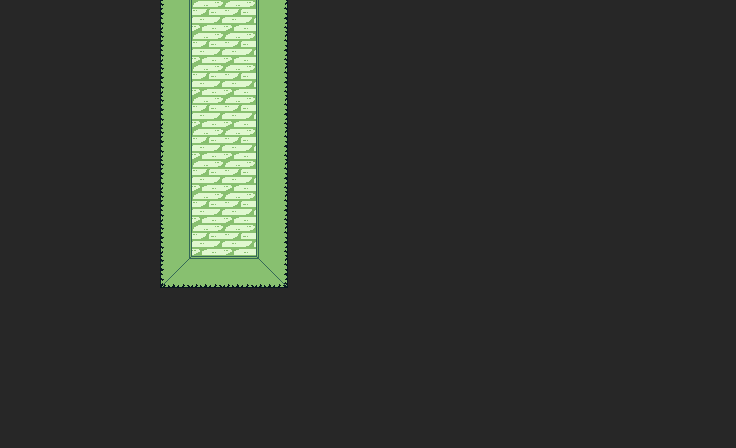

This is a level from a 2D game, rendered from its Tiled map with the project's own tilesets. A one-line summary and the complete map file follow:
An orthogonal 23x14 tile map with 32x32 px tiles, 1 tile layer (Vrstva dlaždic 1).

<map version="1.8" tiledversion="1.8.4" orientation="orthogonal" renderorder="right-down" width="23" height="14" tilewidth="32" tileheight="32" infinite="0" nextlayerid="2" nextobjectid="1">
 <tileset firstgid="1" source="../Zdi.tsx" />
 <layer id="1" name="Vrstva dlaždic 1" width="23" height="14">
  <data encoding="csv">
18,18,18,18,18,15,5,5,9,18,18,18,18,18,18,18,18,18,18,18,18,18,18,
18,18,18,18,18,15,5,5,9,18,18,18,18,18,18,18,18,18,18,18,18,18,18,
18,18,18,18,18,15,5,5,9,18,18,18,18,18,18,18,18,18,18,18,18,18,18,
18,18,18,18,18,15,5,5,9,18,18,18,18,18,18,18,18,18,18,18,18,18,18,
18,18,18,18,18,15,5,5,9,18,18,18,18,18,18,18,18,18,18,18,18,18,18,
18,18,18,18,18,15,5,5,9,18,18,18,18,18,18,18,18,18,18,18,18,18,18,
18,18,18,18,18,15,5,5,9,18,18,18,18,18,18,18,18,18,18,18,18,18,18,
18,18,18,18,18,15,5,5,9,18,18,18,18,18,18,18,18,18,18,18,18,18,18,
18,18,18,18,18,13,12,12,10,18,18,18,18,18,18,18,18,18,18,18,18,18,18,
18,18,18,18,18,18,18,18,18,18,18,18,18,18,18,18,18,18,18,18,18,18,18,
18,18,18,18,18,18,18,18,18,18,18,18,18,18,18,18,18,18,18,18,18,18,18,
18,18,18,18,18,18,18,18,18,18,18,18,18,18,18,18,18,18,18,18,18,18,18,
18,18,18,18,18,18,18,18,18,18,18,18,18,18,18,18,18,18,18,18,18,18,18,
18,18,18,18,18,18,18,18,18,18,18,18,18,18,18,18,18,18,18,18,18,18,18
</data>
 </layer>
</map>
